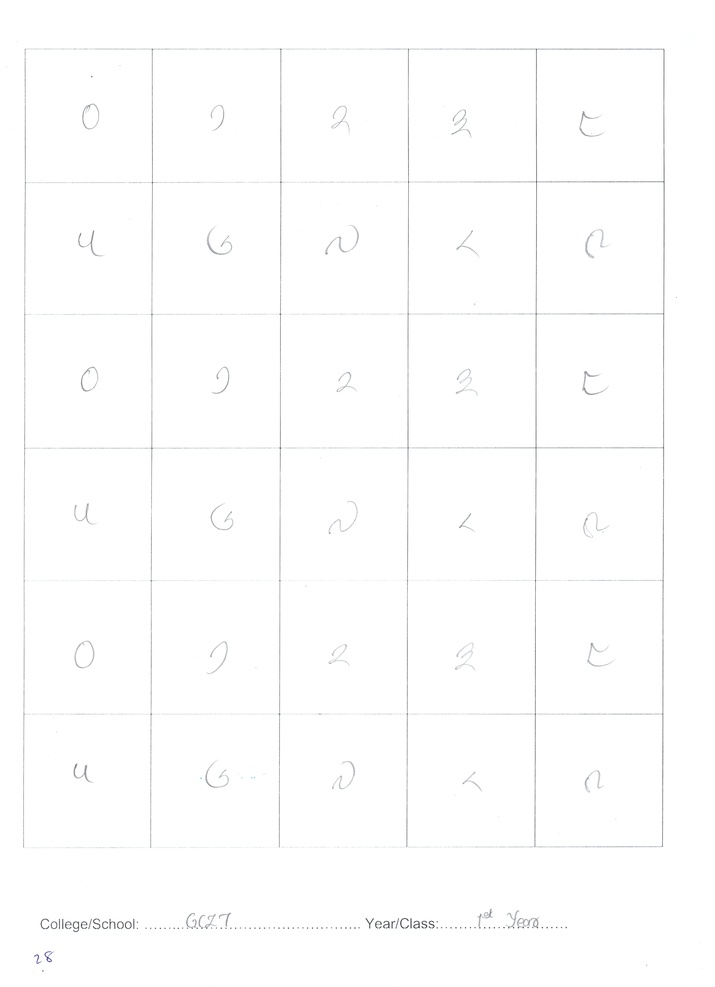
#> input picture Project/Dataset/Sheet_1.jpg, 715 x 987 px, shrunk from 4980 x 6870 before the run; its folder holds only this picture in this run
$ python bulk_thresholding.py
#> lines starting #> are read from the running program, lines starting #| are printed output that depends on the picture; after the words box and inside, x2 and y2 are one past the last pixel; in counts of white or black regions, pixels touching at a corner belong together
"""
Project: How to threshold the image in a bulk?
Author: Yonten Jamtsho
Date Created: September 4, 2021
Description: This project will threshold all the images using OpenCV
"""

# Import library
import cv2 as cv
from natsort import natsorted
import glob
import numpy as np
import os
import progressbar

# Path to the output folder
Folder_name = "Thresholded/"

filenames = [img for img in glob.glob("Dataset/*.jpg")]
filenames =  natsorted(filenames)

print("[INFO] thresholding started...")
# for file in progressbar.progressbar(filenames):
for file in filenames:
	# Get the filename with extension
	base = os.path.basename(file)

	# Filename without extension
	filename = os.path.splitext(base)[0]
	# print(filename)

# 	# Join parent directory and directory that you want to create
	# path = os.path.join(Folder_name, filename)

	# Read image
	img = cv.imread(file)
#> img is the input picture: shape (987, 715, 3); mean B, G, R 253.7, 253.6, 253.6
	# print(img.shape)

	# Convert to grayscale
	gray = cv.cvtColor(img, cv.COLOR_BGR2GRAY)
	# print(gray.shape)

	# apply basic thresholding -- the first parameter is the image
	# we want to threshold, the second value is is our threshold
	# check; if a pixel value is greater than our threshold (in this
	# case, 230), we set it to be *black, otherwise it is *white*
	ret, thresh = cv.threshold(gray, 230, 255, cv.THRESH_BINARY_INV)
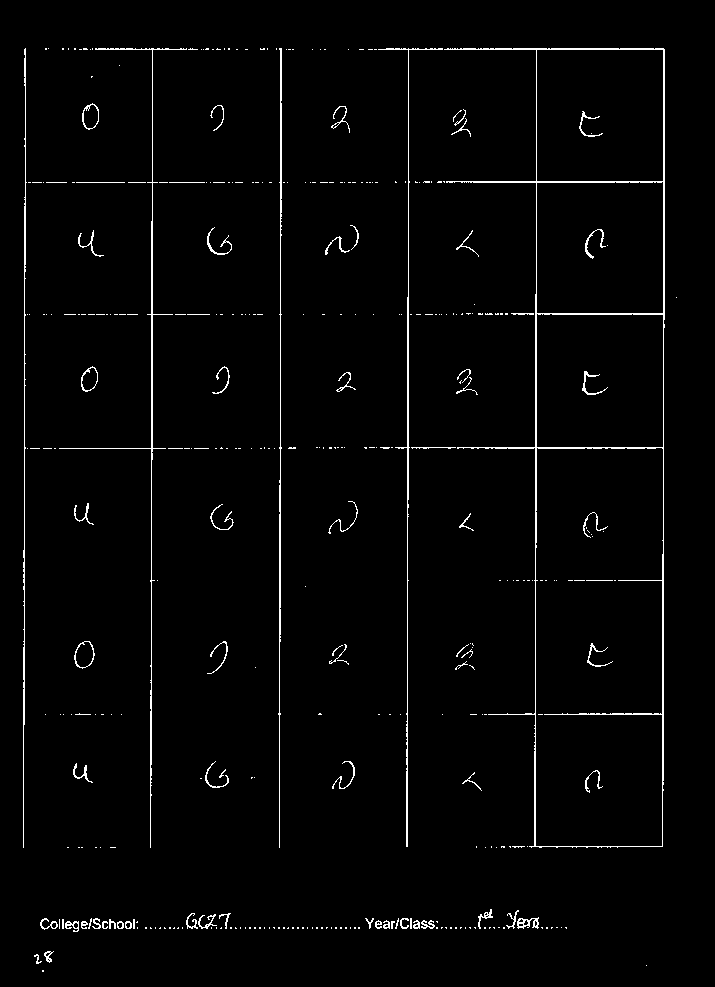
#> thresh: shape (987, 715); 2% white in thin lines or dots, all inside (x1, y1, x2, y2) = (23, 48, 677, 972)
	cv.imwrite(Folder_name+filename+'.jpg', thresh)

print("[INFO] thresholding finished...")

$ run again, on Project/Dataset/Sheet_5.jpg
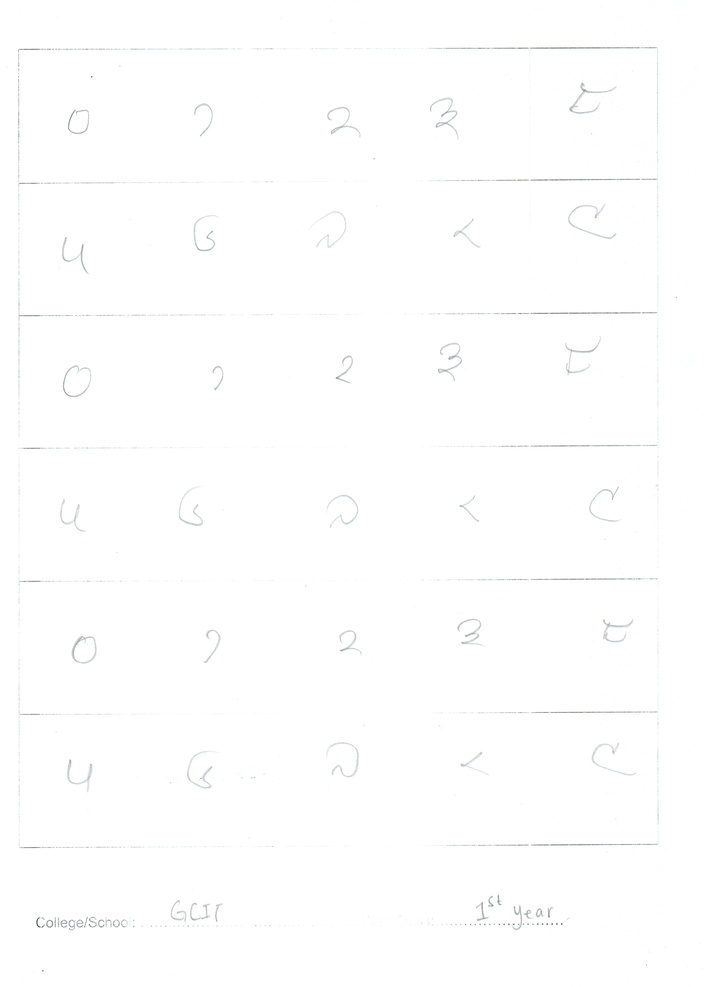
#> input picture Project/Dataset/Sheet_5.jpg, 715 x 987 px, shrunk from 4980 x 6870 before the run
#> img is the input picture: shape (987, 715, 3); mean B, G, R 254.3, 254.2, 254.2
#> `ret, thresh = cv.threshold(gray, 230, 255, cv.THRESH_BINARY_INV)`:
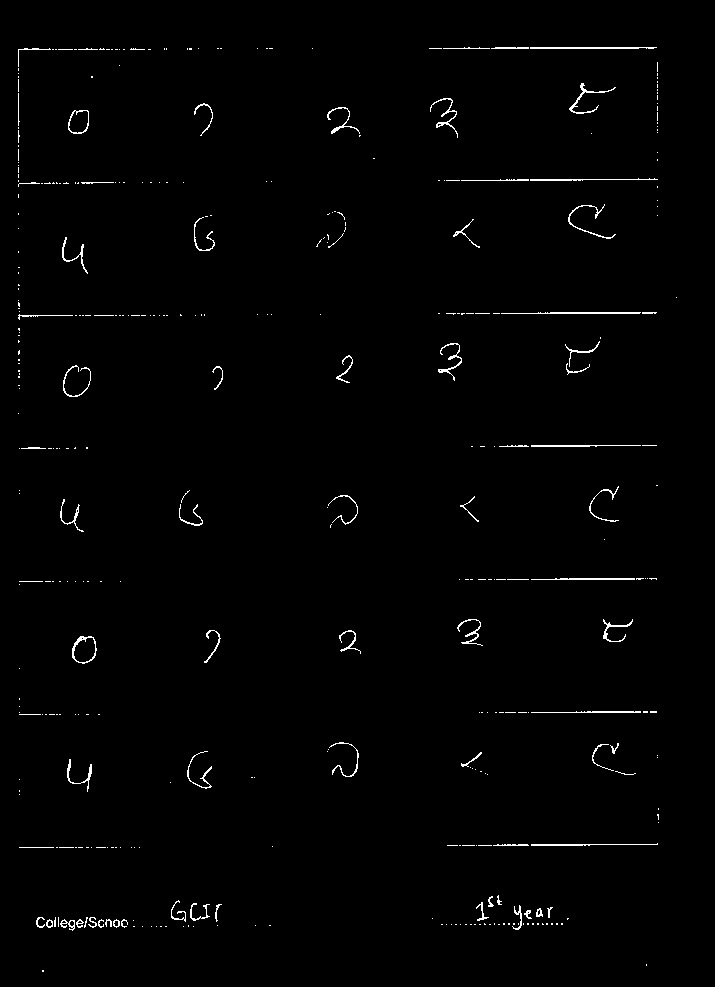
#> thresh: shape (987, 715); 1.1% white in thin lines or dots, all inside (x1, y1, x2, y2) = (18, 47, 677, 972)

$ run again, on Project/Dataset/Sheet_6.jpg
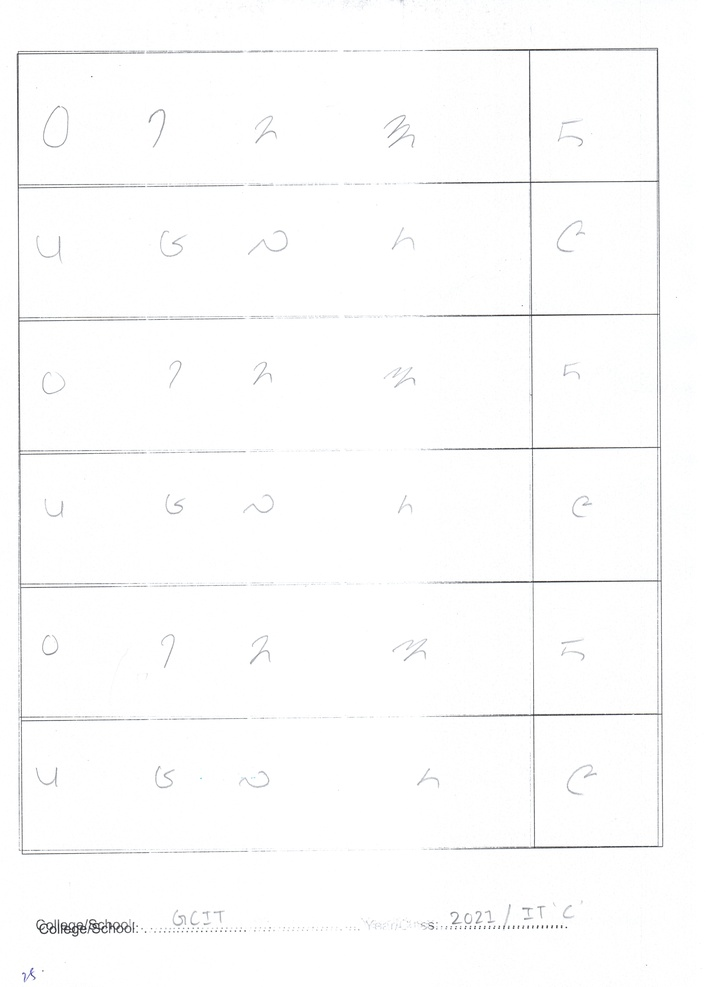
#> input picture Project/Dataset/Sheet_6.jpg, 715 x 987 px, shrunk from 4980 x 6870 before the run
#> img is the input picture: shape (987, 715, 3); mean B, G, R 252.5, 252.4, 252.4
#> `ret, thresh = cv.threshold(gray, 230, 255, cv.THRESH_BINARY_INV)`:
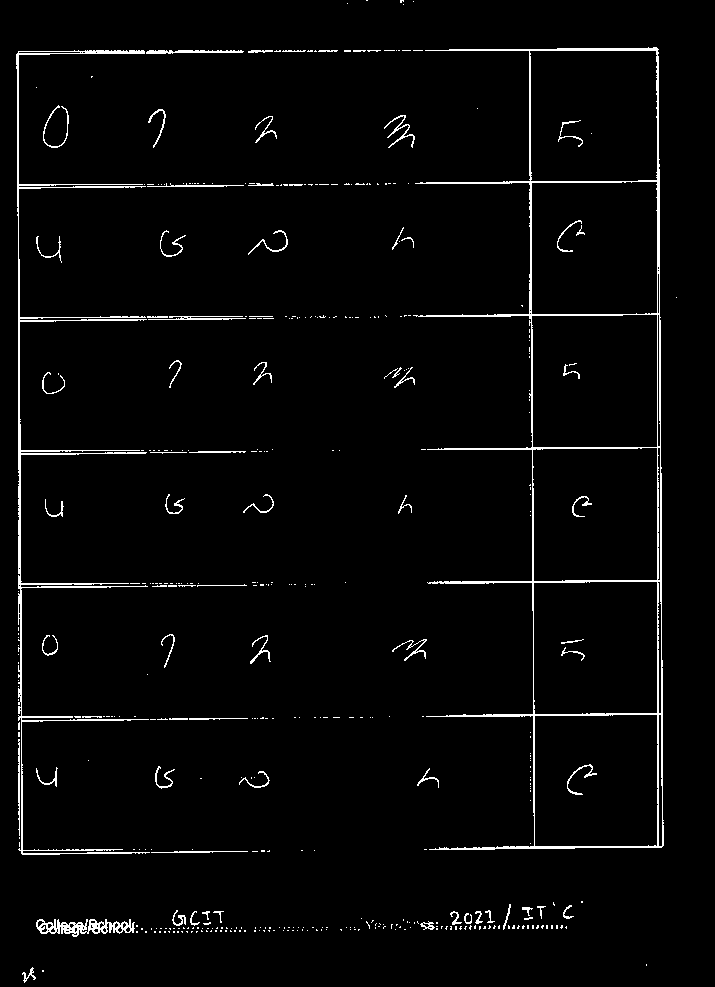
#> thresh: shape (987, 715); 2.7% white in thin lines or dots

$ run again, on Project/Dataset/Sheet_2.jpg
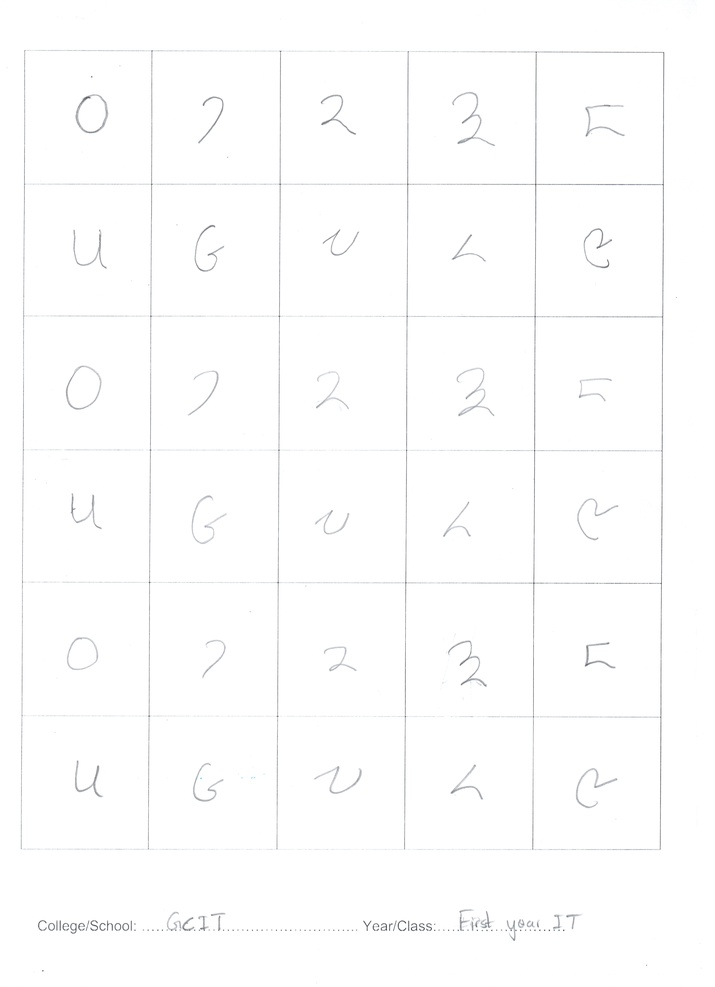
#> input picture Project/Dataset/Sheet_2.jpg, 715 x 987 px, shrunk from 4980 x 6870 before the run
#> img is the input picture: shape (987, 715, 3); mean B, G, R 253.4, 253.4, 253.3
#> `ret, thresh = cv.threshold(gray, 230, 255, cv.THRESH_BINARY_INV)`:
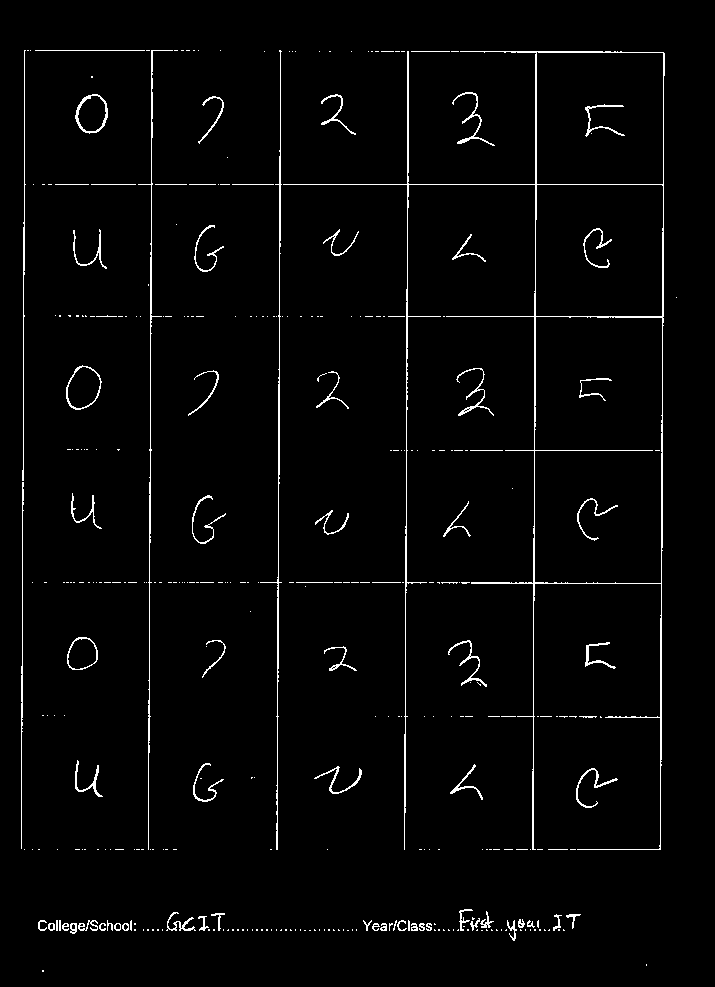
#> thresh: shape (987, 715); 2.4% white in thin lines or dots, all inside (x1, y1, x2, y2) = (21, 50, 677, 972)

$ run again, on Project/Dataset/Sheet_3.jpg
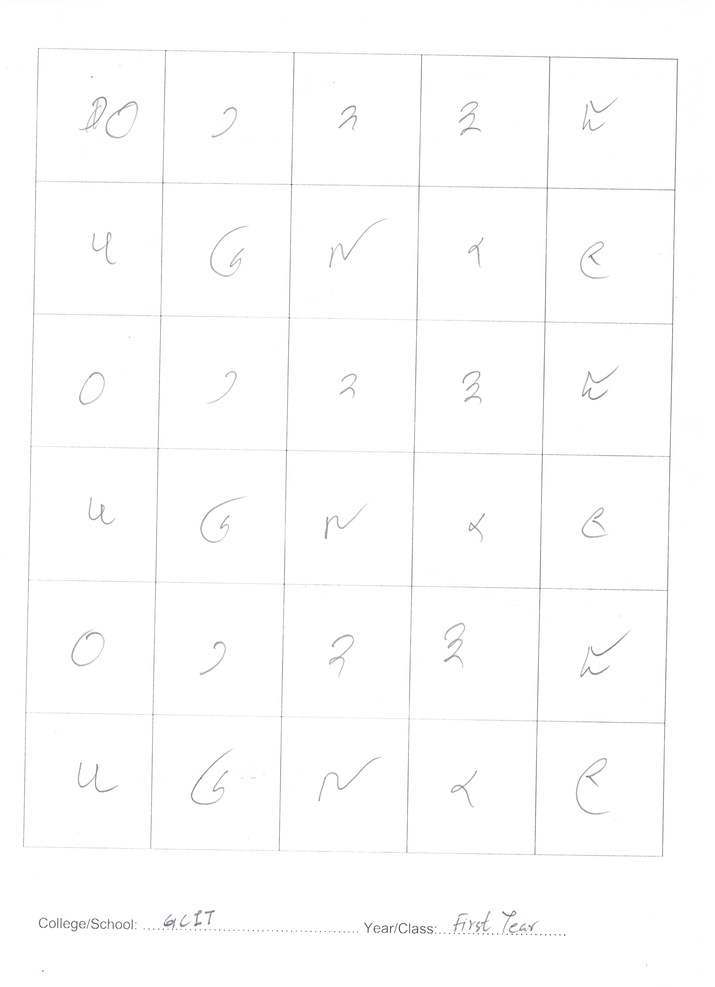
#> input picture Project/Dataset/Sheet_3.jpg, 715 x 987 px, shrunk from 4980 x 6870 before the run
#> img is the input picture: shape (987, 715, 3); mean B, G, R 253.4, 253.4, 253.3
#> `ret, thresh = cv.threshold(gray, 230, 255, cv.THRESH_BINARY_INV)`:
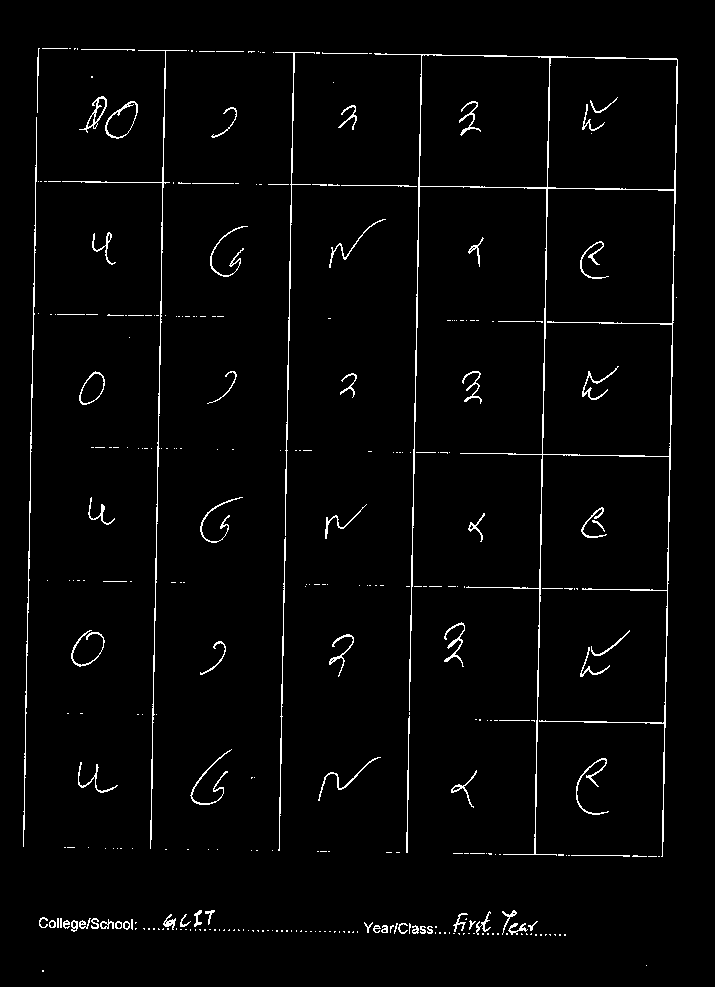
#> thresh: shape (987, 715); 2.3% white in thin lines or dots, all inside (x1, y1, x2, y2) = (23, 48, 678, 972)
